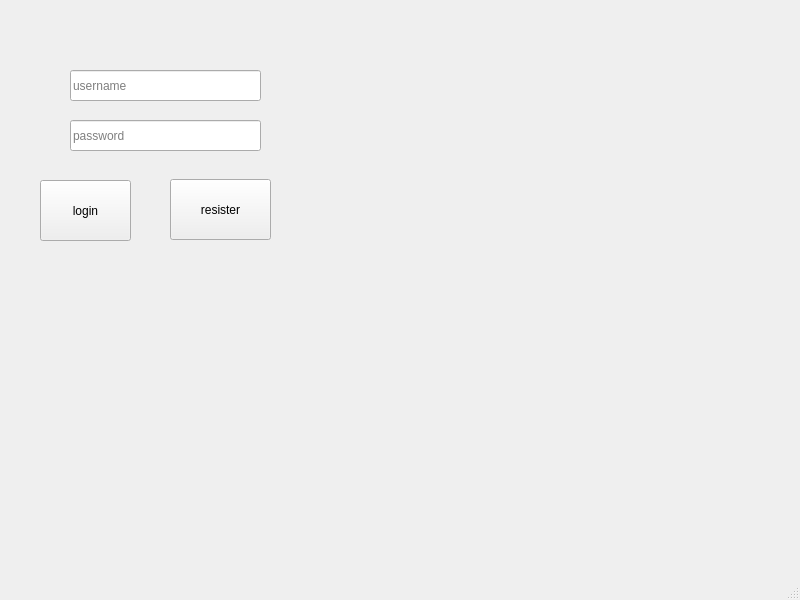
<?xml version="1.0" encoding="UTF-8"?>
<ui version="4.0">
 <class>MainWindow</class>
 <widget class="QMainWindow" name="MainWindow">
  <property name="geometry">
   <rect>
    <x>0</x>
    <y>0</y>
    <width>800</width>
    <height>600</height>
   </rect>
  </property>
  <property name="windowTitle">
   <string>MainWindow</string>
  </property>
  <widget class="QWidget" name="centralwidget">
   <widget class="QLineEdit" name="lineEdit">
    <property name="geometry">
     <rect>
      <x>70</x>
      <y>70</y>
      <width>191</width>
      <height>31</height>
     </rect>
    </property>
    <property name="placeholderText">
     <string>username</string>
    </property>
   </widget>
   <widget class="QPushButton" name="pushButton">
    <property name="geometry">
     <rect>
      <x>40</x>
      <y>180</y>
      <width>91</width>
      <height>61</height>
     </rect>
    </property>
    <property name="text">
     <string>login</string>
    </property>
   </widget>
   <widget class="QPushButton" name="pushButton_2">
    <property name="geometry">
     <rect>
      <x>170</x>
      <y>179</y>
      <width>101</width>
      <height>61</height>
     </rect>
    </property>
    <property name="text">
     <string>resister</string>
    </property>
   </widget>
   <widget class="QLineEdit" name="lineEdit_2">
    <property name="geometry">
     <rect>
      <x>70</x>
      <y>120</y>
      <width>191</width>
      <height>31</height>
     </rect>
    </property>
    <property name="placeholderText">
     <string>password</string>
    </property>
   </widget>
  </widget>
  <widget class="QMenuBar" name="menubar">
   <property name="geometry">
    <rect>
     <x>0</x>
     <y>0</y>
     <width>800</width>
     <height>21</height>
    </rect>
   </property>
  </widget>
  <widget class="QStatusBar" name="statusbar"/>
 </widget>
 <resources/>
 <connections/>
</ui>
